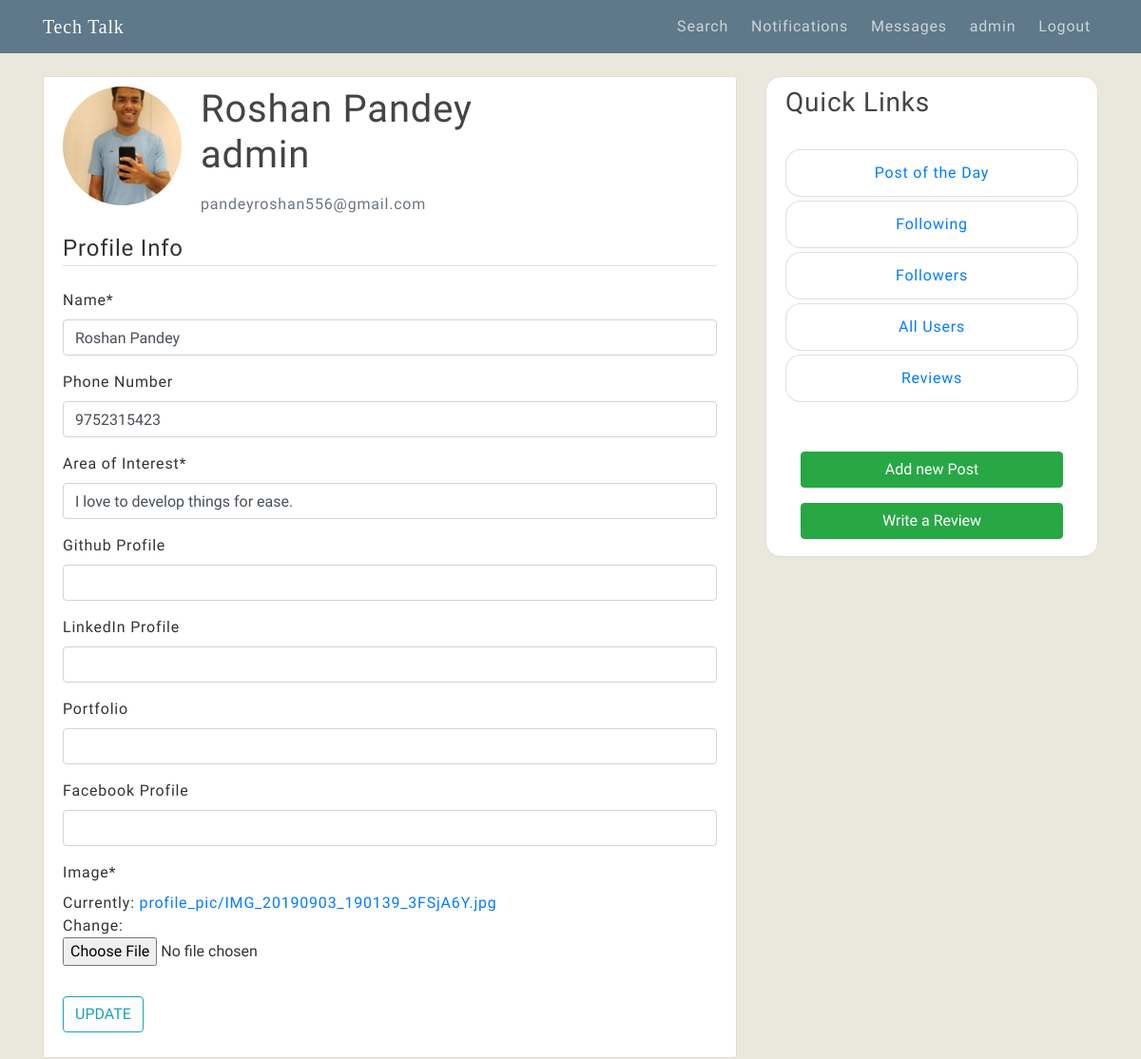
The app's page /updateProfile/ (signed in) with its own data.
### users/models.py (models this page shows, shortened)
class Profile(models.Model):
    user = models.OneToOneField(User, on_delete=models.CASCADE)
    name = models.CharField(default = 'Default Name',max_length=30)
    areaOfInterest = models.CharField("Area of Interest",default='CSE',max_length=100)
    image= models.ImageField(default = 'default.jpg', upload_to='profile_pic')
    flag = models.BooleanField(default=False)
    varifiedProfile = models.BooleanField(default=False)
    OTP = models.IntegerField(default=random.randint(100000,999999))
    phoneNumber = models.IntegerField("Phone Number",blank=True,default=1212121212)
    githubHandle = models.CharField("Github Profile",max_length=100,blank=True)
    linkedinHandle = models.CharField("LinkedIn Profile",max_length=150,blank=True)
    portfolio = models.CharField("Portfolio",max_length=150,blank=True)
    facebookHandle = models.CharField("Facebook Profile",max_length=150,blank=True)

### users/views.py (the view)
# urls.py: path('updateProfile/',userViews.update,name='updateProfile'),
@login_required
def update(request):
    if request.method == 'POST':
        u_form = UserUpdateForm(request.POST,instance = request.user)
        p_form = ProfileUpdateForm(request.POST,request.FILES, instance = request.user.profile)
        if u_form.is_valid() and p_form.is_valid():
            u_form.save()
            p_form.save()
            messages.success(request,'Profile Updated Successfully.')
            return redirect('profile')
    else:
        u_form = UserUpdateForm(instance = request.user)
        p_form = ProfileUpdateForm(instance = request.user.profile)
    context = {
        'u_form':u_form,
        'p_form':p_form
    }
    return render(request,'users/updateProfile.html',context)

### users/forms.py
class UserUpdateForm(forms.ModelForm):
    class Meta:
        model = User
        fields = []

class ProfileUpdateForm(forms.ModelForm):
    class Meta():
        model = Profile
        fields = ['name','phoneNumber','areaOfInterest','githubHandle','linkedinHandle','portfolio','facebookHandle','image']

### users/templates/users/updateProfile.html (shortened to what this page needs)
{% extends "blog/base.html" %}
{% load crispy_forms_tags %}
{% block content %}
    <div class="content-section">
      <div class="media">
        <img class="rounded-circle account-img" src="{{ user.profile.image.url }}">
        <div class="media-body">
            <h3 class="account-heading">{{ user.profile.name }} <p class="font-weight-light">{{ user.username }}</p></h3>
          <p class="text-secondary">{{ user.email }}</p>
        </div>
      </div>
      <form method="POST" enctype="multipart/form-data">
          <fieldset class='form-group'>
              <legend class="border-bottom mb-4">Profile Info</legend>
              {{ p_form|crispy }}
          </fieldset>
          <div class="form-group">
              <button class="btn btn-outline-info" type="submit">UPDATE</button>
          </div>
      </form>
    </div>
{% endblock content %}

### blog/templates/blog/base.html (shortened to what this page needs)
{% load static %}
<!DOCTYPE html>
<html>
<head>
    <link rel="stylesheet" href="https://stackpath.bootstrapcdn.com/bootstrap/4.3.1/css/bootstrap.min.css">
    <link rel="stylesheet" type="text/css" href="{% static 'blog/main.css' %}">
</head>
<body>
    <header class="site-header">
            <nav class="navbar navbar-expand-md navbar-dark bg-steel fixed-top">
                <div class="container">
                <a class="navbar-brand mr-4" href="{% url 'blog-home' %}" id='nameWeb'>Tech Talk</a>
                <div class="collapse navbar-collapse" id="navbarToggle">
                    <div class="navbar-nav">
                      {%if user.is_authenticated%}
                      <a class="nav-item nav-link ml-2" href="{% url 'search' %}">Search</a>
                      {%if notice%}
                        <a class="nav-item nav-link ml-2" href="{% url 'my-notice' %}">Notifications <sup class="dot"></sup></a>
                      {%else%}
                      <a class="nav-item nav-link ml-2" href="{% url 'my-notice' %}">Notifications</a>
                      {%endif%}
                      {%if flag %}
                        <a class="nav-item nav-link ml-2" href="{% url 'message-summary' %}">Messages <sup class="dot"></sup></a>
                      {%else%}
                        <a class="nav-item nav-link ml-2" href="{% url 'message-summary' %}">Messages</a>
                      {%endif%}
                      {%if request.user.profile.enrollment == '111X111'%}
                        <a class="nav-item nav-link ml-2" href="{% url 'profile' %}">{{request.user}} <sup class="dot"></sup></a>
                      {%else%}
                        <a class="nav-item nav-link ml-2" href="{% url 'profile' %}">{{request.user}}</a>
                      {%endif%}
                      <a class="nav-item nav-link ml-2" href="{% url 'logout' %}">Logout</a>
                      {%else%}
                        <a class="nav-item nav-link" href="{% url 'login' %}">Login</a>
                        <a class="nav-item nav-link" href="{% url 'register' %}">Register</a>
                      {%endif%}
                    </div>
                </div>
                </div>
            </nav>
     </header>
     <main role="main" class="container">
            <div class="row">
              <div class="col-md-8">
                {% block content %}{% endblock %}
              </div>
                <div class="col-md-4">
                  <div class="content-section card sticky-top" id="customizeBorder">
                    <h3>Quick Links</h3>
                    <br>
                    <ul class="list-group">
                        <a href="{% url 'blog-trend' %}" style="text-decoration: none;" class="mb-1"><li class="list-group-item list-group-item font-weight-light text-center" id="customizeBorder2"><strong>Post of the Day</strong></li></a>
                        <a href="{% url 'my-friend' %}" style="text-decoration: none;" class="mb-1"><li class="list-group-item list-group-item font-weight-light text-center" id="customizeBorder2"><strong>Following</strong></li></a>
                        <a href="{% url 'my-followers' %}" style="text-decoration: none;" class="mb-1"><li class="list-group-item list-group-item font-weight-light text-center" id="customizeBorder2"><strong>Followers</strong></li></a>
                        <a href="{% url 'blog-about' %}" style="text-decoration: none;" class="mb-1"><li class="list-group-item list-group-item font-weight-light text-center" id="customizeBorder2"><strong>All Users</strong></li></a>
                        <a href="{% url 'reviews' %}" style="text-decoration: none;" class="mb-1"><li class="list-group-item list-group-item font-weight-light text-center" id="customizeBorder2"><strong>Reviews</strong></li></a>
                      </ul>
                    <br>
                    {%if user.is_authenticated%}
                    <div class="text-right">
                      <a class="nav-item nav-link" href="{% url 'post-create' %}"><button class="btn btn-success btn-block">Add new Post</button></a>
                      <a class="nav-item nav-link" href="{% url 'add-reviews' %}"><button class="btn btn-success btn-block">Write a Review</button></a>
                    </div>
                    {%endif%}
                  </div>
                </div>
            </div>
     </main>
</body>
</html>

### blog/static/blog/main.css (style rules this page uses)
body { background: #fafafa; color: #333333; margin-top: 5rem; }
h1, h2, h3, h4, h5, h6 { color: #444444; }
ul { margin: 0; }
.bg-steel { background-color: #5f788a; }
.site-header .navbar-nav .nav-link { color: #cbd5db; }
.content-section { background: #ffffff; padding: 10px 20px; border: 1px solid #dddddd; border-radius: 3px; margin-bottom: 20px; }
.account-img { height: 125px; width: 125px; margin-right: 20px; margin-bottom: 16px; }
.account-heading { font-size: 2.5rem; }

### blog/templates/blog/base.html (style rules this page uses)
body { font-family: 'Poiret One', cursive; font-family: 'Nanum Myeongjo', serif; letter-spacing: 0.05em; background-color: #EAE7DC; }
#customizeBorder { border-radius: 1em; }
#customizeBorder2 { border-radius: 1em; }
#nameWeb { font-family: 'Cinzel', serif; }

### records on screen
Profile: name "Roshan Pandey", phoneNumber "9752315423", areaOfInterest "I love to develop things for ease."

### other values on screen
{{ request.user }} "admin"
{{ user.profile.name }} "Roshan Pandey"
{{ user.username }} "admin"
{{ user.email }} "pandeyroshan556@gmail.com"
